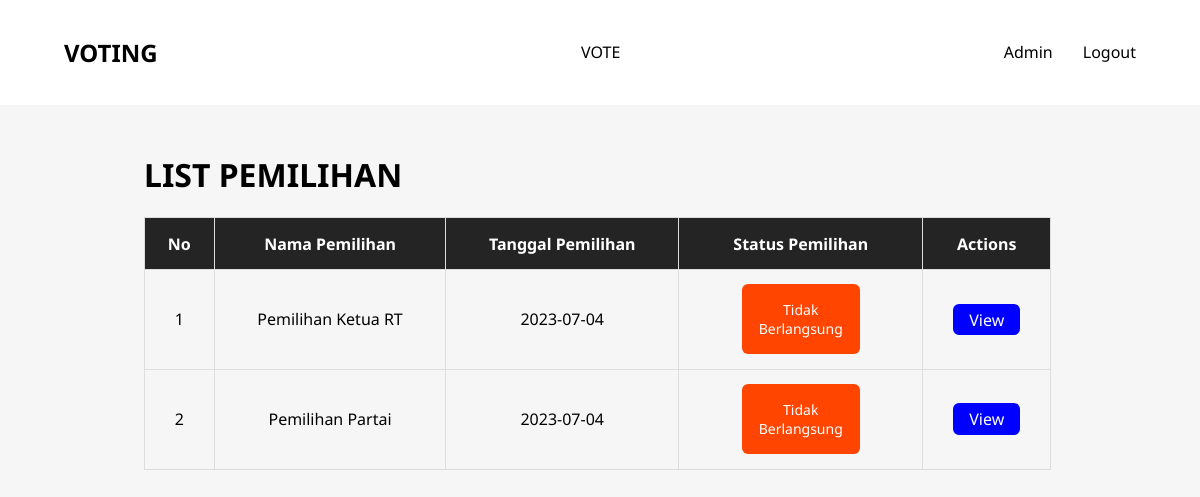
The app's page /view/public/voting/index.php (signed in) with its own data.
### tables this page shows
CREATE TABLE `pemilihan` (
  `id` int(11) NOT NULL,
  `nama` varchar(100) NOT NULL,
  `status` enum('tidak_berlangsung','berlangsung','selesai') NOT NULL,
  `tanggal_pemilihan` date NOT NULL
);

### view/public/voting/index.php (the view, shortened to what this page needs)
<?php
require_once("../../../config/database.php");
$sql = "SELECT * FROM pemilihan";
$stmt = $pdo->query($sql);
$pemilihan = $stmt->fetchAll(PDO::FETCH_ASSOC);
$no = 1;
?>
<?php
require_once("../../inc/header.php");
?>
<main class="voting table-section">
    <h1>LIST PEMILIHAN</h1>
    <table>
        <tr>
            <th>No</th>
            <th>Nama Pemilihan</th>
            <th>Tanggal Pemilihan</th>
            <th>Status Pemilihan</th>
            <th>Actions</th>
        </tr>
        <?php foreach ($pemilihan as $row) :  ?>
            <?php if ($row['status'] !== 'selesai') : ?>
                <tr>
                    <td><?= $no++ ?></td>
                    <td><?= $row['nama'] ?></td>
                    <td><?= $row['tanggal_pemilihan'] ?></td>
                    <td>
                        <?php if ($row['status'] == 'tidak_berlangsung') :  ?>
                            <p class="tidak-berlangsung">Tidak Berlangsung</p>
                        <?php else : ?>
                            <p class="berlangsung">Berlangsung</p>
                        <?php endif; ?>
                    </td>
                    <td class="actions">
                        <a href="details.php?id=<?= $row['id'] ?>" style="background-color: blue;">View</a>
                    </td>
                </tr>
            <?php endif ?>
        <?php endforeach; ?>
    </table>
</main>
<?php
require_once("../../inc/footer.php");
?>

### records on screen
pemilihan: nama "Pemilihan Ketua RT", tanggal_pemilihan "2023-07-04", shows "Tidak Berlangsung"
pemilihan: nama "Pemilihan Partai", tanggal_pemilihan "2023-07-04", shows "Tidak Berlangsung"
